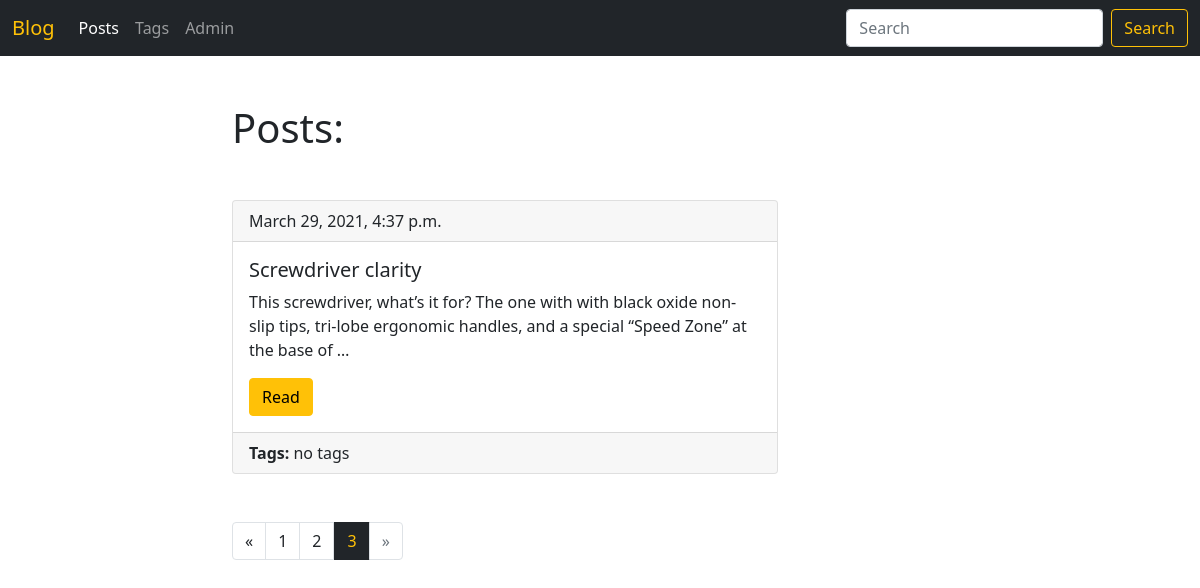
Page /blog/?page=3 on the committed database.
### blog/models.py (models this page shows, shortened)
class Post(models.Model):
    title = models.CharField(max_length=150, db_index=True)
    slug = models.SlugField(max_length=150, blank=True, unique=True)
    body = models.TextField(blank=True, db_index=True)
    date_pub = models.DateTimeField(auto_now_add=True)
    tags = models.ManyToManyField('tag', blank=True, related_name='posts')
    def get_absolute_url(self):
        return reverse('post_detail', kwargs={'slug': self.slug})
    class Meta:
        ordering = ['-date_pub']

### blog/views.py (the view)
# urls.py: path('', posts_list, name='blog'),
def posts_list(request):
    search_query = request.GET.get('q', '')
    if search_query:
        posts = Post.objects.filter(Q(title__icontains=search_query) | Q(body__icontains=search_query))
    else:
        posts = Post.objects.all()
    paginator = Paginator(posts, 2)
    page_number = request.GET.get('page', 1)
    page = paginator.get_page(page_number)
    is_paginated = page.has_other_pages()
    if page.has_previous():
        previous_url = f'{page.previous_page_number()}'
    else:
        previous_url = ''
    if page.has_next():
        next_url = f'{page.next_page_number()}'
    else:
        next_url = ''
    return render(request, 'blog/post/posts_list.html', context={'posts': page,
                                                                 'is_paginated': is_paginated,
                                                                 'next_url': next_url,
                                                                 'previous_url': previous_url})

### blog/templates/blog/post/posts_list.html (shortened to what this page needs)
{% extends 'blog/base_blog.html' %}
{% block content %}
<h1 class="mb-5">Posts:</h1>
{% for post in posts %}
<div class="card mb-5">
    <div class="card-header">
        {{ post.date_pub }}
    </div>
    <div class="card-body">
        <h5 class="card-title">{{ post.title }}</h5>
        <p class="card-text">{{ post.body|truncatewords:25 }}</p>
        <a href="{{ post.get_absolute_url }}" class="btn btn-warning">Read</a>
    </div>
    <div class="card-footer">
        <b>Tags:</b>
        {% if post.tags.all %}
            {% for tag in post.tags.all %}
                <a href="{{ tag.get_absolute_url }}" class="link-dark">{{ tag.title }}</a>
            {% endfor %}
        {% else %}
            <a class="link-dark" style="text-decoration:none">no tags</a>
        {% endif %}
    </div>
</div>
{% endfor %}
{% endblock %}

### rows in the picture
Post: date_pub "March 29, 2021, 4:37 p.m.", title "Screwdriver clarity", body "This screwdriver, what’s it for? The one with with black oxide non-slip tips, tri-lobe ergonomic handles, and a special “Speed Zone” at the base of …", shows "no tags"

### other values in the picture
{{ n }} "1" "2"
{{ n }} "3"
